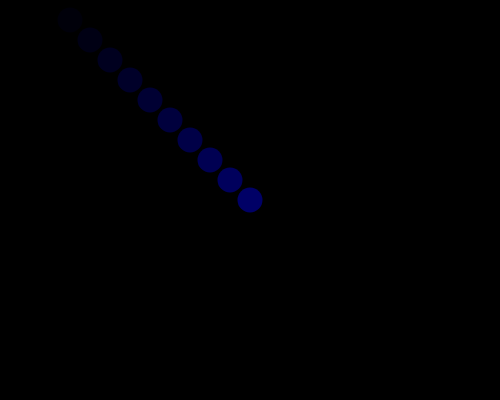
Frame 1 (no input)
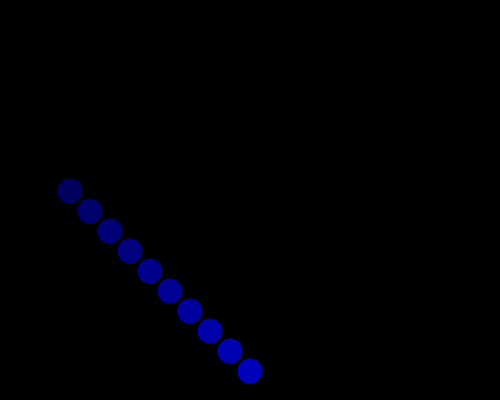
Frame 60 (no input)
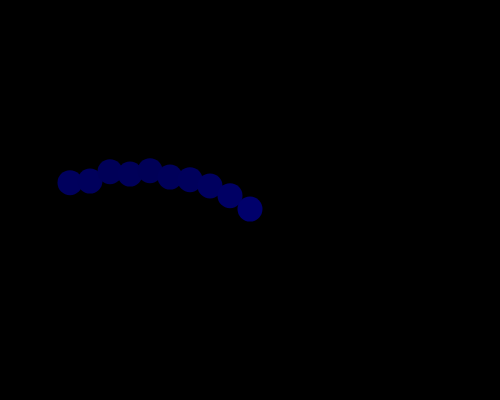
Frame 120 (the mouse pressed at the canvas centre since frame 60)

The p5.js sketch that drew these frames (run headless with seeded random() and noise() and a simulated clock; from frame 60 on, the mouse is pressed at the canvas centre):

// p5.js sketch
// ── sketch.js
var balls = [];

function setup() {
  createCanvas(500,400);
  
  for (i = 0; i < 10; i++) {
    balls[i] = {
      x:(i*20) + 70,
      y:(i*20) + 20,
      vertspeed:0,
      rate:0.1,
      move:0,
      col:255,
      display: function() {
        noStroke();
        this.col = map(this.y,0,500,0,255);
        fill(-this.col,-this.col,this.col);
        ellipse(this.x,this.y,25);
      },
      fall: function() {
        this.y = this.y + this.vertspeed;
        if (this.y >= height) {
          this.vertspeed = this.vertspeed * (-1) ;
        }
        if (this.y >= mouseY && this.y <= mouseY+4 && mouseX > this.x-10 && mouseX < this.x+10) {
          this.vertspeed = this.vertspeed * (-0.9);
          if (mouseX > this.x-10 && mouseX < this.x-3) {
            this.move = (random(0,100)/100);
          }
          if (mouseX > this.x+3 && mouseX < this.x+10) {
            this.move = (random(0,100)/100)*(-1);
          }
        }
      },
      sidemove: function() {
        this.x = this.x + this.move;
      },
      accel: function() {
        this.vertspeed = this.vertspeed+this.rate;
      },
    }
  }
}

function draw() {
  background(0)
  for (i = 0; i < balls.length; i++) {
    balls[i].display();
    balls[i].fall();
    balls[i].accel();
    balls[i].sidemove();
  }
}

function mouseClicked() {
  for (i = 0; i < balls.length; i++) {
    if (balls[i].vertspeed >= 0) {
      balls[i].y = balls[i].y - 10;
      balls[i].vertspeed = -5;
    } else {
      balls[i].vertspeed = 0;
    }
  }
}
